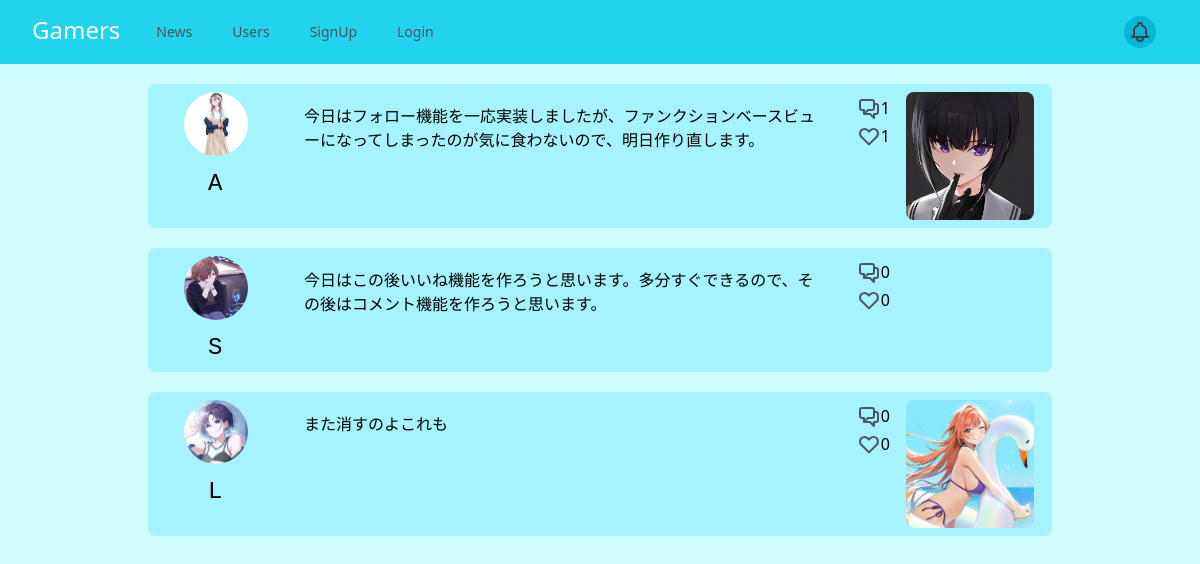
/, run on an earlier commit of the app's database.
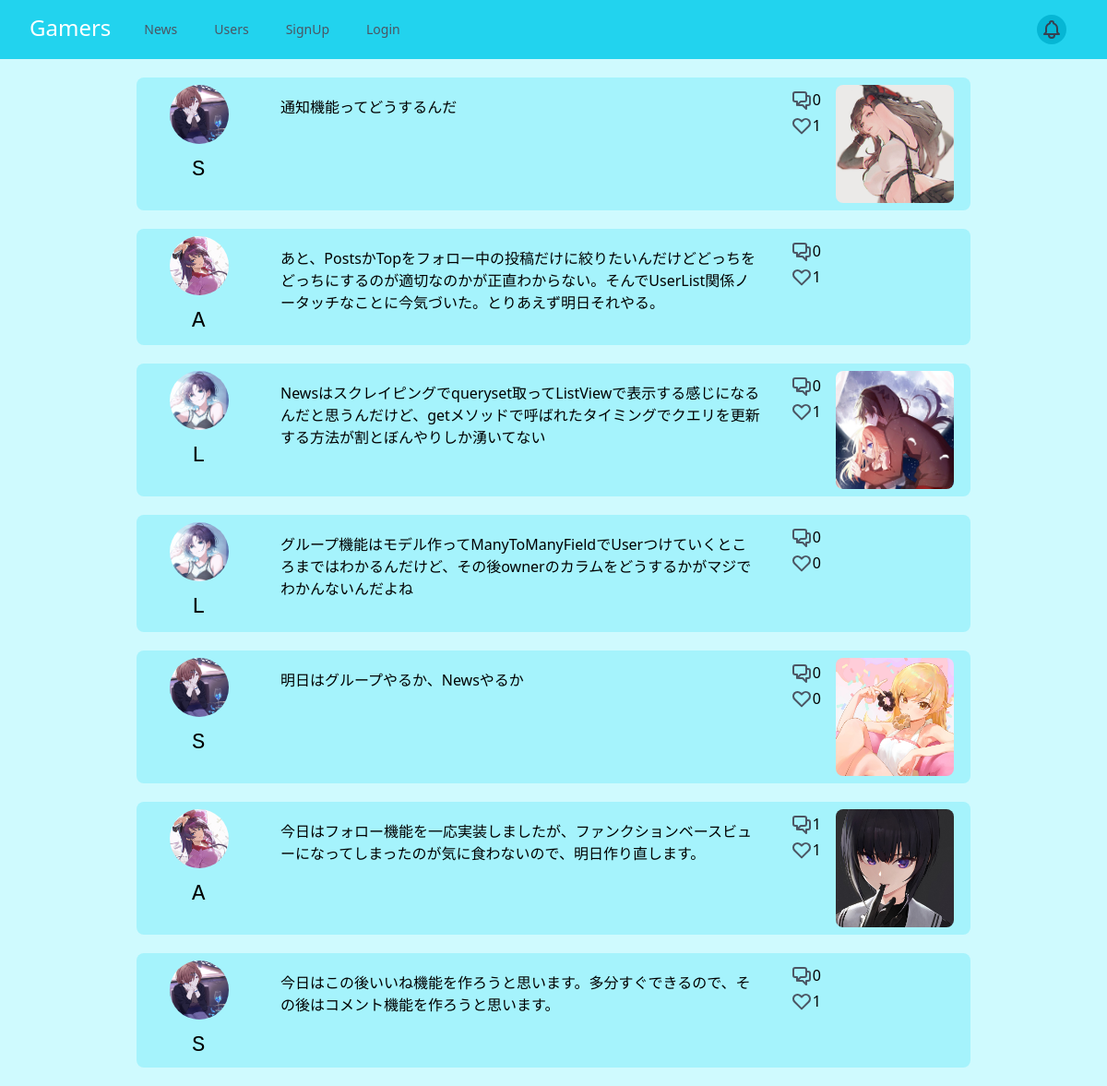
And on a later commit of the database.
### base/models/post_models.py (models this page shows)
class Post(models.Model):
    id = models.CharField(default=create_id, primary_key=True, max_length=10)
    user = models.ForeignKey(User, on_delete=models.CASCADE)
    body = models.TextField(default='', blank=True, max_length=150)
    img = models.ImageField(blank=True, null=True, upload_to=get_post_image_path)
    created_at = models.DateTimeField(auto_now_add=True)
    liked = models.ManyToManyField(User, related_name="favorited", blank=True)

### base/models/user_models.py (models this page shows, shortened)
class User(AbstractBaseUser):
    id = models.CharField(default=create_id, primary_key=True, max_length=10)
    username = models.CharField(max_length=20)
    email = models.EmailField(unique=True)
    password = models.CharField(max_length=128)
    is_active = models.BooleanField(default=True)
    is_staff = models.BooleanField(default=False)
    is_admin = models.BooleanField(default=False)
    is_superuser = models.BooleanField(default=False)
    data_joined = models.DateTimeField(auto_now_add=True)
    img = models.ImageField(blank=True, null=True, upload_to=get_user_image_path,
                            default='user/l_e_others_500.png')
    following = models.ManyToManyField("self", blank=True, related_name="followed_by", symmetrical=False)
    objects = UserManager()
    USERNAME_FIELD = 'email'
    REQUIRED_FIELDS = ['username']

### base/views/home_views.py (the view)
# urls.py: path('', Top.as_view(), name="top"),
class Top(ListView):
    model = Post
    template_name = 'pages/post_list.html'
    def get_queryset(self):
        return super(Top, self).get_queryset().order_by('-created_at')

### templates/pages/post_list.html
{% extends 'base.html' %}
{% block main %}
{% for post in object_list %}
    <div class="my-5 mx-32">
        {% include 'snippets/post_card.html' with post=post %}
    </div>
{% endfor %}
{% endblock %}

### templates/base.html (shortened to what this page needs)
<!doctype html>
<html lang="ja">
<head>
    <script src="https://cdn.tailwindcss.com"></script>
</head>
<body class="min-h-screen bg-cyan-100">
    <header>
        {% include 'snippets/header.html' %}
    </header>
    <main class="px-5">
        {% block main %}
        {% endblock %}
    </main>
</body>
</html>

### templates/snippets/header.html (shortened to what this page needs)
<nav class="bg-cyan-400">
    <div class="max-w-7xl mx-auto px-2 sm:px-6 lg:px-8">
        <div class="relative flex items-center justify-between h-16">
            <div class="flex-1 flex items-center justify-center sm:items-stretch sm:justify-start">
                <a href="{% url 'top' %}">
                    <div class="flex-shrink-0 flex items-center">
                        <h1 class="text-white text-2xl">Gamers</h1>
                    </div>
                </a>
                <div class="hidden sm:block sm:ml-6">
                    <div class="flex space-x-4">
                        <a href="{% url 'news' %}"
                           class="text-gray-600 hover:bg-sky-700 hover:text-white px-3 py-2 rounded-md text-sm font-medium">News</a>
                        <a href="{% url 'user_list' %}"
                           class="text-gray-600 hover:bg-sky-700 hover:text-white px-3 py-2 rounded-md text-sm font-medium">Users</a>
                        {% if request.user.is_authenticated %}
                        <a href="{% url 'post_list' %}"
                           class="text-gray-600 hover:bg-sky-700 hover:text-white px-3 py-2 rounded-md text-sm font-medium">Posts</a>
                        <a href="{% url 'new_post' %}"
                           class="text-gray-600 hover:bg-sky-700 hover:text-white px-3 py-2 rounded-md text-sm font-medium">New
                            Post</a>
                        <a href="{% url 'logout' %}"
                           class="text-gray-600 hover:bg-sky-700 hover:text-white px-3 py-2 rounded-md text-sm font-medium">Logout</a>
                        {% else %}
                        <a href="{% url 'sign_up' %}"
                           class="text-gray-600 hover:bg-sky-700 hover:text-white px-3 py-2 rounded-md text-sm font-medium">SignUp</a>
                        <a href="{% url 'login' %}"
                           class="text-gray-600 hover:bg-sky-700 hover:text-white px-3 py-2 rounded-md text-sm font-medium">Login</a>
                        {% endif %}
                    </div>
                </div>
            </div>
            <div class="absolute inset-y-0 right-0 flex items-center pr-2 sm:static sm:inset-auto sm:ml-6 sm:pr-0">
                <button type="button"
                        class="bg-cyan-500 p-1 rounded-full text-gray-700 hover:text-white focus:outline-none focus:ring-2 focus:ring-offset-2 focus:ring-offset-gray-800 focus:ring-white">
                </button>
            </div>
        </div>
    </div>
</nav>

### templates/snippets/post_card.html (shortened to what this page needs)
<div class="grid grid-cols-6 bg-cyan-200 rounded-lg px-2">
    <div class="col-span-1 my-2 ml-7">
        {% if post.user.img %}
        <a href="{% url 'user_detail' post.user.id %}">
            <img src="{{ post.user.img.url }}" alt="" class="h-16 w-16 object-cover object-top rounded-full">
        </a>
        {% endif %}
        <p class="ml-6 mt-3 font-mono text-2xl">{{ post.user.username }}</p>
    </div>
    <div class="col-span-4 grid grid-cols-10">
        <div class="col-span-9 my-5 grid grid-rows-6 pr-3">
            <div class="row-span-5">
                <a href="{% url 'post_detail' post.pk %}">
                    {{ post.body }}
                </a>
            </div>
        </div>
        <div class="col-span-1 ml-2 my-3">
            <div class="flex pl-3">
                    <a href="{% url 'new_comment' post.pk %}">
                    </a>
                    {{ post.comment_set.count }}
            </div>
            <div class="flex pl-3 my-1">
                    <a href="{% url 'like' post.pk %}?next={{ request.path }}">
                    </a>
                    <span class="text-align-center">{{ post.liked.count }}</span>
            </div>
        </div>
    </div>
    <div class="col-span-1 my-2 justify-items-center">
        {% if post.img %}
        <img src="{{ post.img.url }}" alt="" class="h-32 w-32 object-cover object-top rounded-lg mx-auto">
        {% endif %}
    </div>
</div>

What changed in the data, as far as the page shows it:
removed Post: user.img (picture), user.username "L", body "また消すのよこれも", comment_set.count "0", liked.count "0", img (picture)
added Post: user.img (picture), user.username "S", body "通知機能ってどうするんだ", comment_set.count "0", liked.count "1", img (picture)
added Post: user.img (picture), user.username "A", body "あと、PostsかTopをフォロー中の投稿だけに絞りたいんだけどどっちをどっちにするのが適切なのかが正直わからない。そんでUserList関係ノータッチなことに今気づいた。とりあえず明日それやる。", comment_set.count "0", liked.count "1"
added Post: user.img (picture), user.username "L", body "Newsはスクレイピングでqueryset取ってListViewで表示する感じになるんだと思うんだけど、getメソッドで呼ばれたタイミングでクエリを更新する方法が割とぼんやりしか湧いてない", comment_set.count "0", liked.count "1", img (picture)
added Post: user.img (picture), user.username "L", body "グループ機能はモデル作ってManyToManyFieldでUserつけていくところまではわかるんだけど、その後ownerのカラムをどうするかがマジでわかんないんだよね", comment_set.count "0", liked.count "0"
added Post: user.img (picture), user.username "S", body "明日はグループやるか、Newsやるか", comment_set.count "0", liked.count "0", img (picture)
changed through a linked row, Post "今日はフォロー機能を一応実装しましたが、ファンクションベースビューになってしまったのが気に食わないので、明日作り直します。": user.img: a different picture
computed for Post "今日はこの後いいね機能を作ろうと思います。多分すぐできるので、その後はコメント機能を作ろうと思います。": liked.count "0" → "1"
